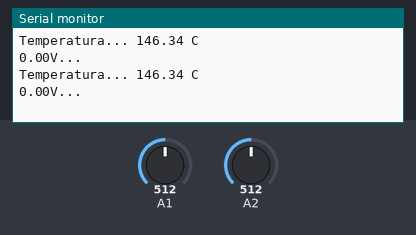
This sketch was run on a simulated Arduino Uno, built with avr-gcc and run on an emulated ATmega328P. Shown: the last lines printed to the serial monitor. Inputs (shaded band) come from the test bench; at power-on: A1 = 512, A2 = 512.

Above: at 1.8 s.
1.9 s: A1 set to 716
At 2.4 s:
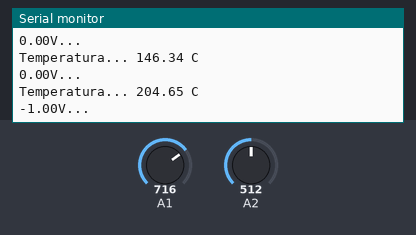
3.4 s: A2 set to 306
At 4.7 s:
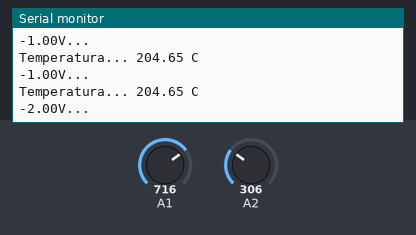
4.9 s: A1 set to 900
At 5.8 s:
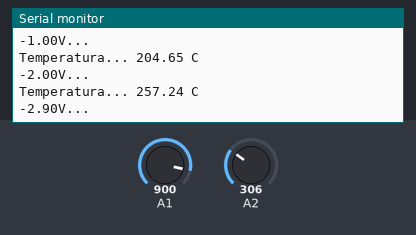
6.4 s: A2 set to 122
At 7.6 s:
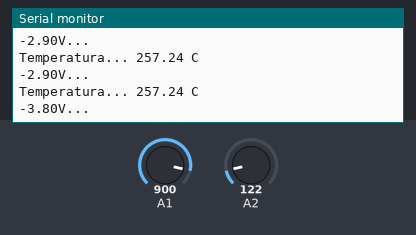
Timing chart, 0 to 8.9 s (numbered marks = the images above; inputs shaded):
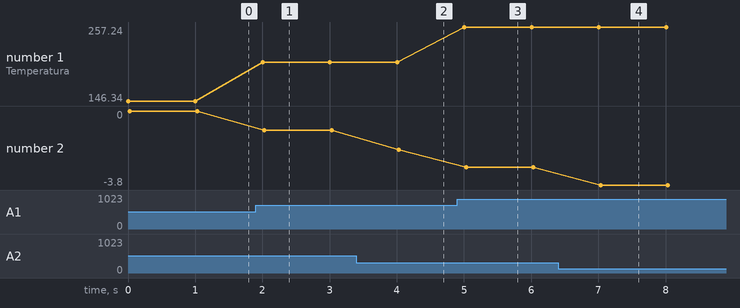

Measured:
- after the input at 1.9 s, the serial monitor: prints a new line after 0.10 s (image 1)
- after the input at 3.4 s, the serial monitor: prints a new line after 0.63 s (image 2)
- after the input at 4.9 s, the serial monitor: prints a new line after 0.11 s (image 3)
- after the input at 6.4 s, the serial monitor: prints a new line after 0.64 s (image 4)
- plotted number 1: 146.34 → 204.65 after the input at 1.9 s, 204.65 → 257.24 after the input at 4.9 s
- plotted number 2: 0 → -1 after the input at 1.9 s, -1 → -2 after the input at 3.4 s, -2 → -2.9 after the input at 4.9 s, -2.9 → -3.8 after the input at 6.4 s

The sketch:

Examen_Sensores.ino
```cpp
void setup()
{
  Serial.begin (9600);
  pinMode (A1, INPUT);
  pinMode (A2, INPUT);
}

void loop()
{
  float volt;
  float volt1 = analogRead (A1);
  float volt2 = analogRead (A2);
  float volt_1 = volt1 * (5.0 / 1023.0);
  float volt_2 = volt2 * (5.0 / 1023.0);
  float temperatura = volt_1 / .0171;

  float out  = volt_2 - volt_1;

  Serial.print("Temperatura... ");
  Serial.print(temperatura);
  Serial.println(" C");
  Serial.print(out);
  Serial.println ("V...");

  delay(1000);
}
```
